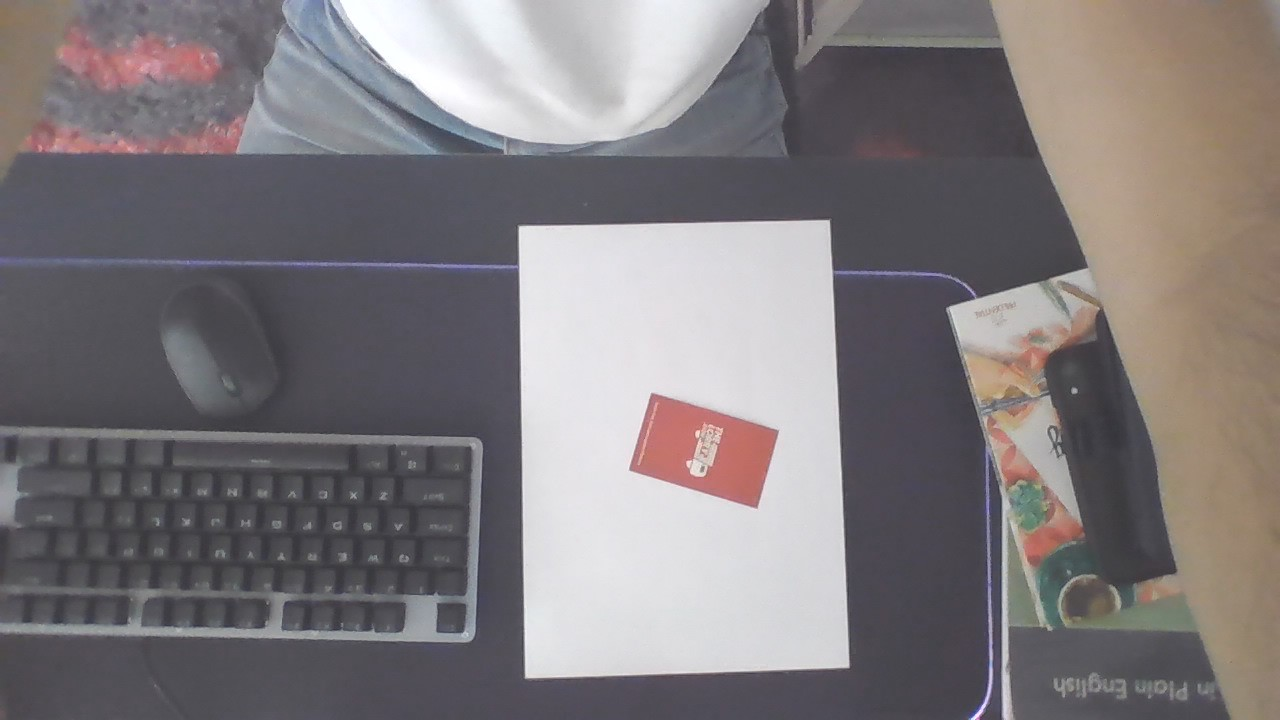
#> input picture Res/img1.jpg, 1280 x 720 px
$ python Baisc2.py
#> lines starting #> are read from the running program, lines starting #| are printed output that depends on the picture; after the words box and inside, x2 and y2 are one past the last pixel; in counts of white or black regions, pixels touching at a corner belong together
"""
Functions: Grayscale, Blur, Edge detection, Edge Thickening, Edge Thinning
"""


import cv2
import numpy as np

img = cv2.imread("Res/img1.jpg")
#> img is the input picture: shape (720, 1280, 3); mean B, G, R 123.9, 121.7, 127
kernel = np.ones((5, 5), np.uint8)


# Gray Image
imgGray = cv2.cvtColor(img, cv2.COLOR_BGR2GRAY)
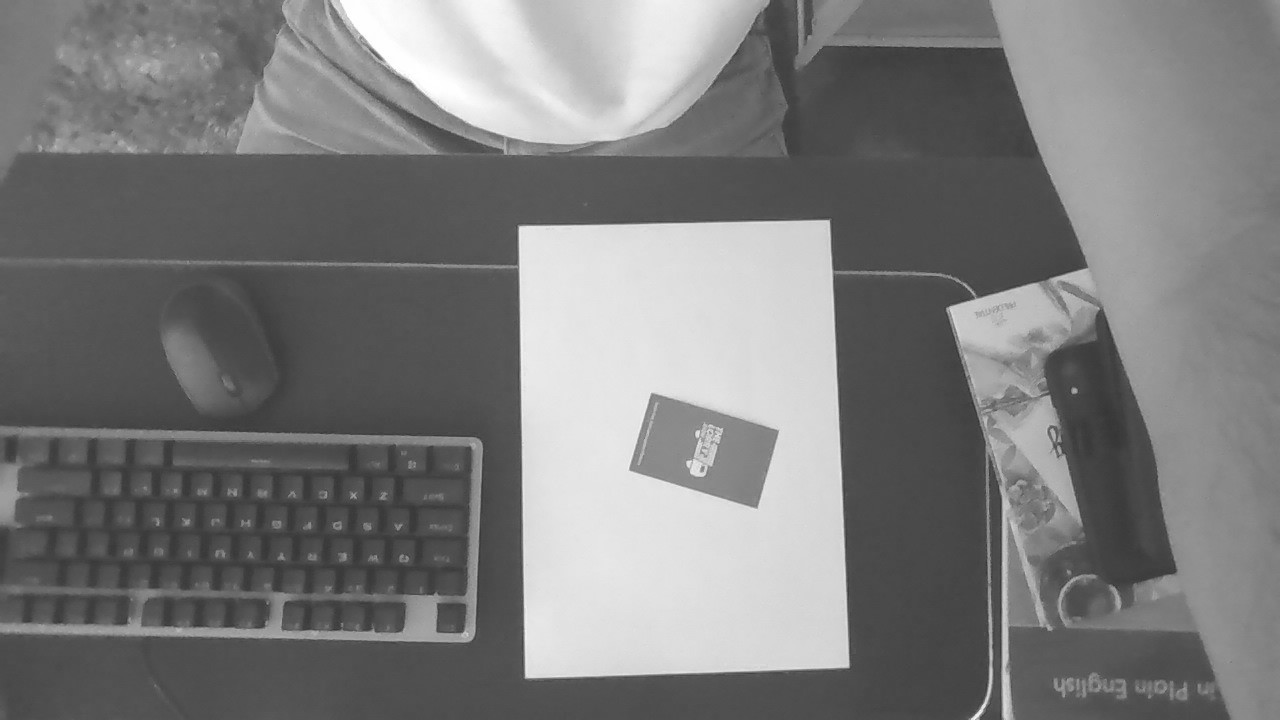
#> imgGray: shape (720, 1280); min 50, max 255, mean 123.5

# cv2.imshow("Output", img)
# cv2.imshow("OutputGray", imgGray)
# cv2.waitKey(0)

# Blur Image
imgBlur = cv2.GaussianBlur(imgGray, (15, 15), 0)
# cv2.imshow("OutputBlur", imgBlur)

# Edge Detection
imgCanny = cv2.Canny(img, 350, 100)
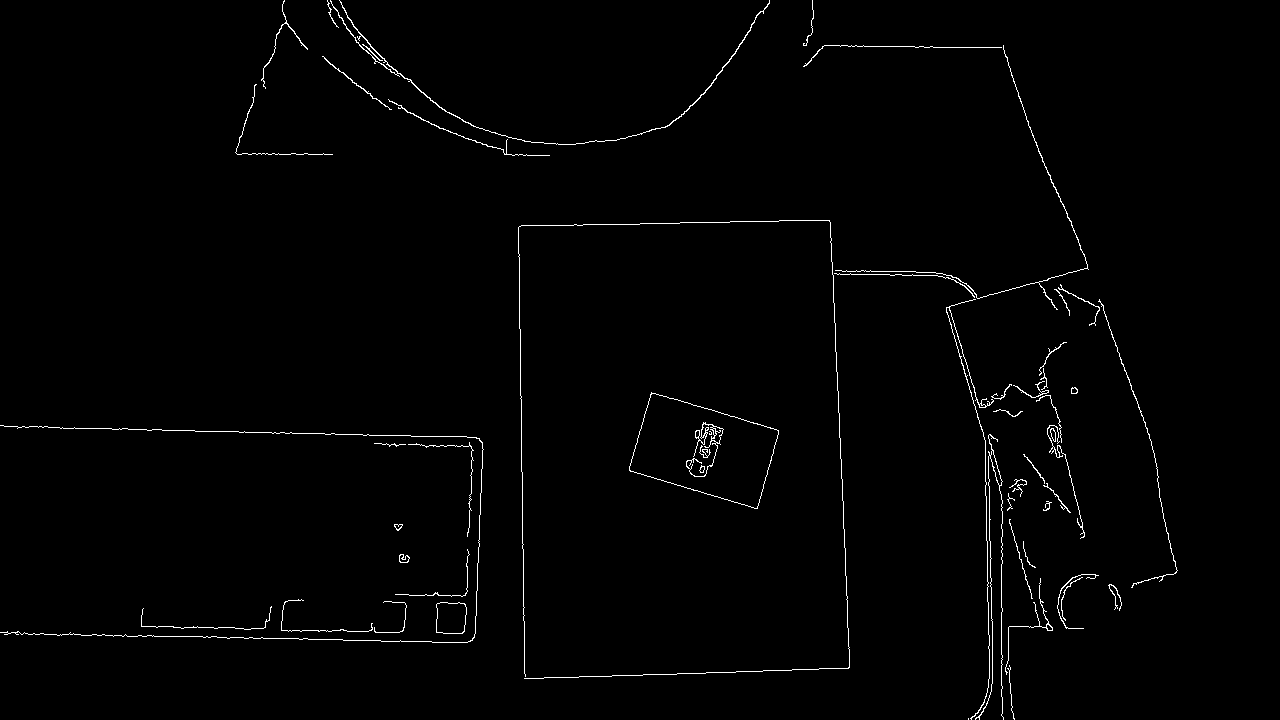
#> imgCanny: shape (720, 1280); 1.1% white in thin lines or dots
cv2.imshow("OutputCanny", imgCanny)

# Dialation - Make edges thicker
imgDialation = cv2.dilate(imgCanny, kernel, iterations=2)
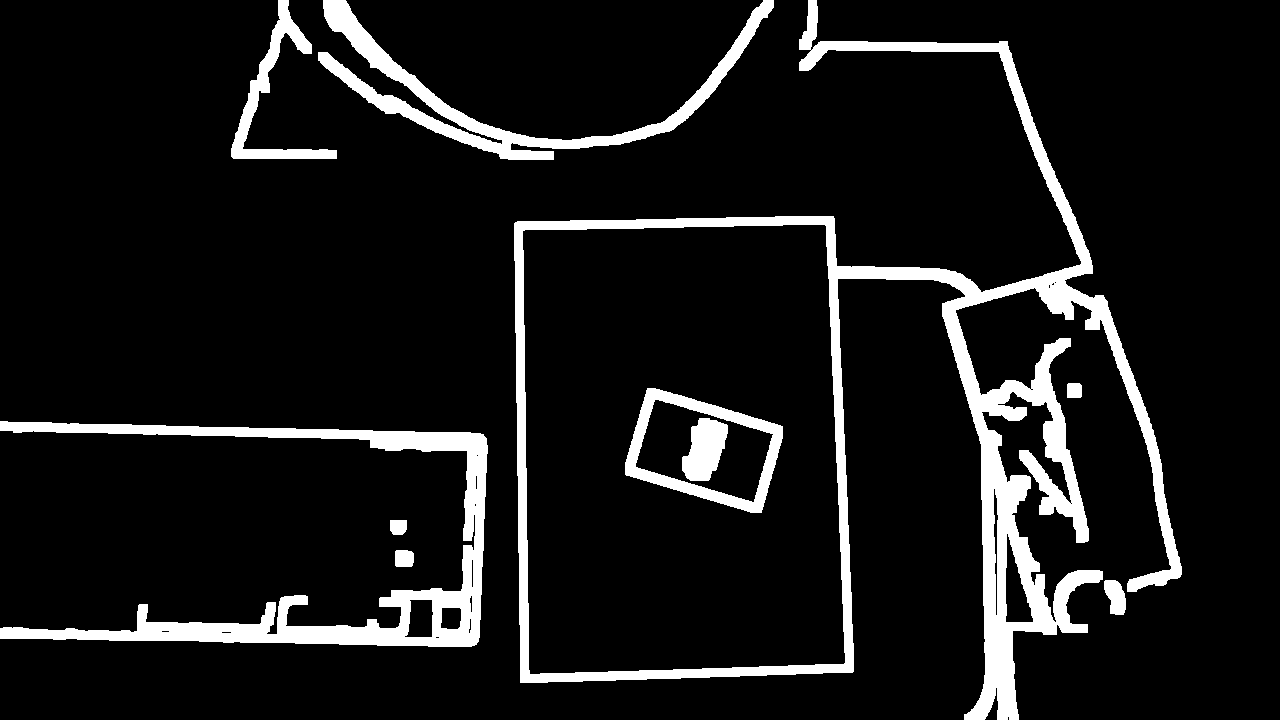
#> imgDialation: shape (720, 1280); 9.6% white; 10 white regions, largest, box (x1, y1, x2, y2) and area: (514, 0, 1182, 720) 47866, (0, 421, 488, 647) 19167, (318, 0, 774, 160) 10537
cv2.imshow("OutputDialation", imgDialation)

# Erosion - Make edges thinner
imgEroded = cv2.erode(imgDialation, kernel, iterations=2)
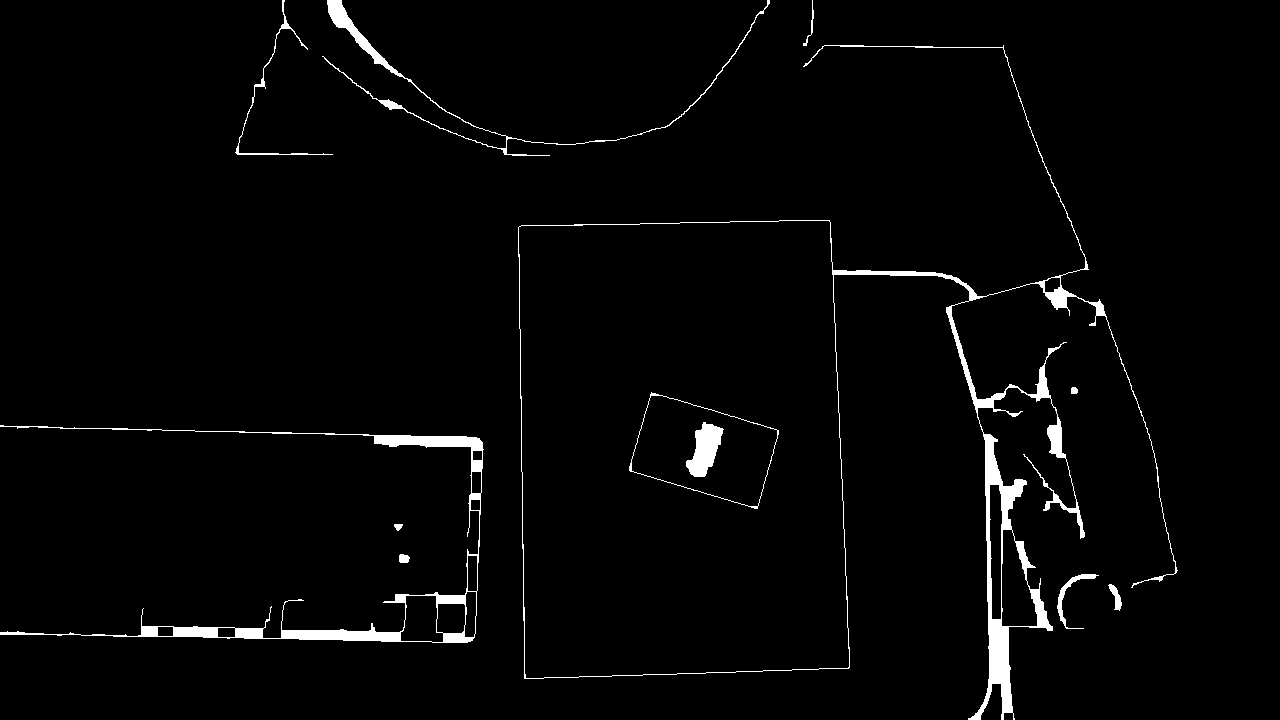
#> imgEroded: shape (720, 1280); 2.3% white; 12 white regions, largest, box (x1, y1, x2, y2) and area: (518, 45, 1178, 720) 10776, (0, 425, 484, 643) 5707, (322, 0, 770, 156) 2049
cv2.imshow("OutputE Eroded", imgEroded)

cv2.waitKey(0)
